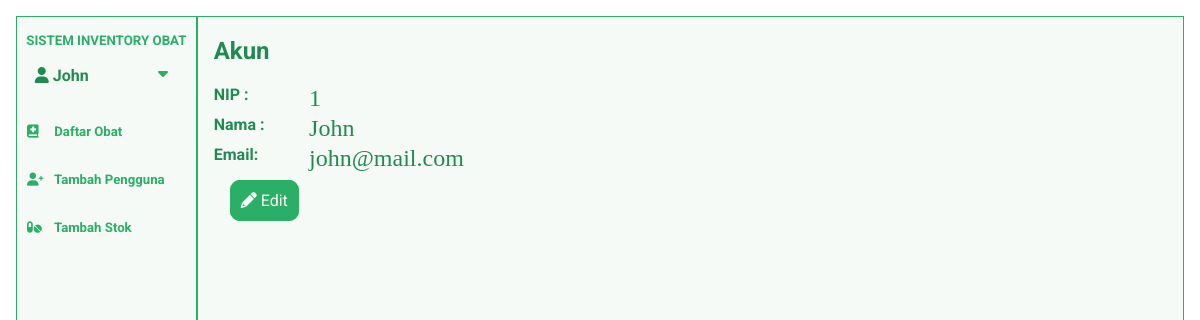
/pages/akun.php (signed in), run on the app's committed database.
### tables this page shows
CREATE TABLE `pengguna` (
  `nip` int(11) NOT NULL,
  `nama_pengguna` varchar(50) NOT NULL,
  `email` varchar(50) NOT NULL,
  `password` varchar(100) NOT NULL,
  `role` int(11) NOT NULL
);

### pages/akun.php (the view, shortened to what this page needs)
<?php
include_once('../config.php');
$nip = $_SESSION['nip'];
$dataUser = mysqli_query($connection, "SELECT * FROM pengguna where nip=$nip")
?>
<!DOCTYPE html>
<html lang="en">
<head>
    <link rel="stylesheet" href="style/akun.css?v=<?php echo time() ?>">
</head>
<body>
    <div class="container">
        <?php
        include('../component/navigation.php')
        ?>
        <div class="content" onclick=closeAkun()>
            <h2>Akun</h2>
            <div class="fieldset">
                <?php
                while ($data_user = mysqli_fetch_array($dataUser)) {
                ?>
                    <div class="field
                ">
                        <h4>NIP :</h4>
                        <p><?php echo $data_user['nip'] ?> </p>
                    </div>
                    <div class="field">
                        <h4>Nama :</h4>
                        <p><?php echo $data_user['nama_pengguna'] ?> </p>
                    </div>
                    <div class="field">
                        <h4>Email: </h4>
                        <p><?php echo $data_user['email'] ?> </p>
                    </div>
                <?php
                } ?>
            </div>
            <div class="menu">
                <a href="../pages/ganti_nama_akun.php">
                    <i class='fa-solid fa-pencil'></i> Edit
                </a>
            </div>
        </div>
</body>
</html>

### component/navigation.php (shortened to what this page needs)
<?php
include_once('../config.php');
$nip = $_SESSION['nip'];
$user = mysqli_query($connection, "SELECT *FROM pengguna where nip=$nip");
while ($data_user = mysqli_fetch_array($user)) {
  $nama = $data_user['nama_pengguna'];
}
?>
<!DOCTYPE html>
<html lang="en">
<head>
  <link rel="stylesheet" href="https://cdnjs.cloudflare.com/ajax/libs/font-awesome/6.0.0/css/all.min.css" />
</head>
<body>
  <div class="navigation">
    <nav class="desktop">
      <div class="info-desktop">
        <div class="judul">
          <h5>SISTEM INVENTORY OBAT</h5>
        </div>
        <div id="info-desktop">
          <div class="user">
            <a href="../pages/akun.php" class="name-user">
              <i class="fa fa-user" title="akun"></i> <?php echo substr($nama, 0, 14)  ?>
            </a>
            <a id="showDesktopMenu" onclick=showLogoutMenuDesktop()> <i class="fas fa-caret-down"></i> </a>
          </div>
        </div>
        <ul>
          <li>
            <a href="../pages/daftar_obat.php?keyword=&halaman=1">
              <i class="fa-solid fa-book-medical"></i> Daftar Obat</a>
          </li>
          <?php if ($_SESSION['role'] == 1) echo '
               <li>
            <a href="../pages/tambah_pengguna.php"><i class="fas fa-user-plus"></i> Tambah Pengguna</a>
            </li>
            ';
          ?>
          <?php
          if ($_SESSION['role'] <= 2) {
            echo '
              <li>
            <a href="../pages/tambah_stok_obat.php">
              <i class="fas fa-pills"></i> Tambah Stok</a>
              </li>';
          }
          ?>
        </ul>
    </nav>
  </div>
</body>
</html>

### pages/style/akun.css (style rules this page uses)
:root { --green: #2bae66ff; --darkGreen: rgb(33, 140, 81); --softWhite: rgb(245, 250, 247); --white: white; --fontHead: "Roboto", sans-serif; --fontColor: rgb(32, 139, 80); }
body { margin: 0; padding: 0; font-family: "Roboto", sans-serif; background-color: white; height: 100%; font-size: 100%; }
p { font-family: "Times New Roman", Times, serif; }
.container { margin: 1rem 1rem auto; display: flex; border: 1px solid var(--green); width: auto; height: 95vh; overflow: hidden; }
h5 { margin: 0; padding: 0; }
.navigation { display: flex; flex-direction: column; background-color: var(--softWhite); flex-grow: 1; width: 15vw; }
.info-desktop { background-color: var(--softWhite); text-align: center; position: sticky; top: 1rem; color: var(--green); font-weight: bolder; }
ul { margin: 20px 0; padding: 0; list-style: none; overflow: hidden; }
nav ul li { text-decoration: none; text-align: center; display: flex; flex-direction: column; width: 100%; height: 3rem; }
nav li a { text-decoration: none; line-height: 3rem; font-size: 1.1vw; text-align: left; padding: 0 10px; color: var(--green); }
nav ul li i { width: 1.5rem; }
.content { background-color: var(--softWhite); flex-grow: 1; border-left: 2px solid var(--green); width: 80vw; padding-bottom: 1rem; padding: 0 1rem 0rem 1rem; color: var(--fontColor); }
.content a { font-size: 3vh; text-decoration: none; color: var(--fontColor); }
.field { display: flex; margin-bottom: 0.2rem; width: 100%; }
h4 { padding: 0; margin: 0; width: 10%; }
.field p { margin: 0; padding: 0; font-size: 3vh; }
.menu { width: 100%; text-align: center; padding-top: 1rem; text-align: left; }
.menu a { margin: 0 1rem; border: 1px solid var(--green); background-color: var(--green); color: var(--softWhite); padding: 10px; font-size: 2vh; border-radius: 10px; }

### component/navigation.php (style rules this page uses)
#info-desktop { text-align: left; margin-top: 1rem; padding: 0 10%; }
#info-desktop a { text-decoration: none; }
.user { display: flex; flex-direction: row; justify-content: space-between; }
.name-user { line-height: 1rem; font-size: 1rem; color: var(--fontColor); line-height: 1.5rem; }
#showDesktopMenu, #closeDesktopMenu { padding: 0 10px; }
#showDesktopMenu { display: block; }

### data on the page
pengguna: nama_pengguna "John", nip "1", email "john@mail.com"
